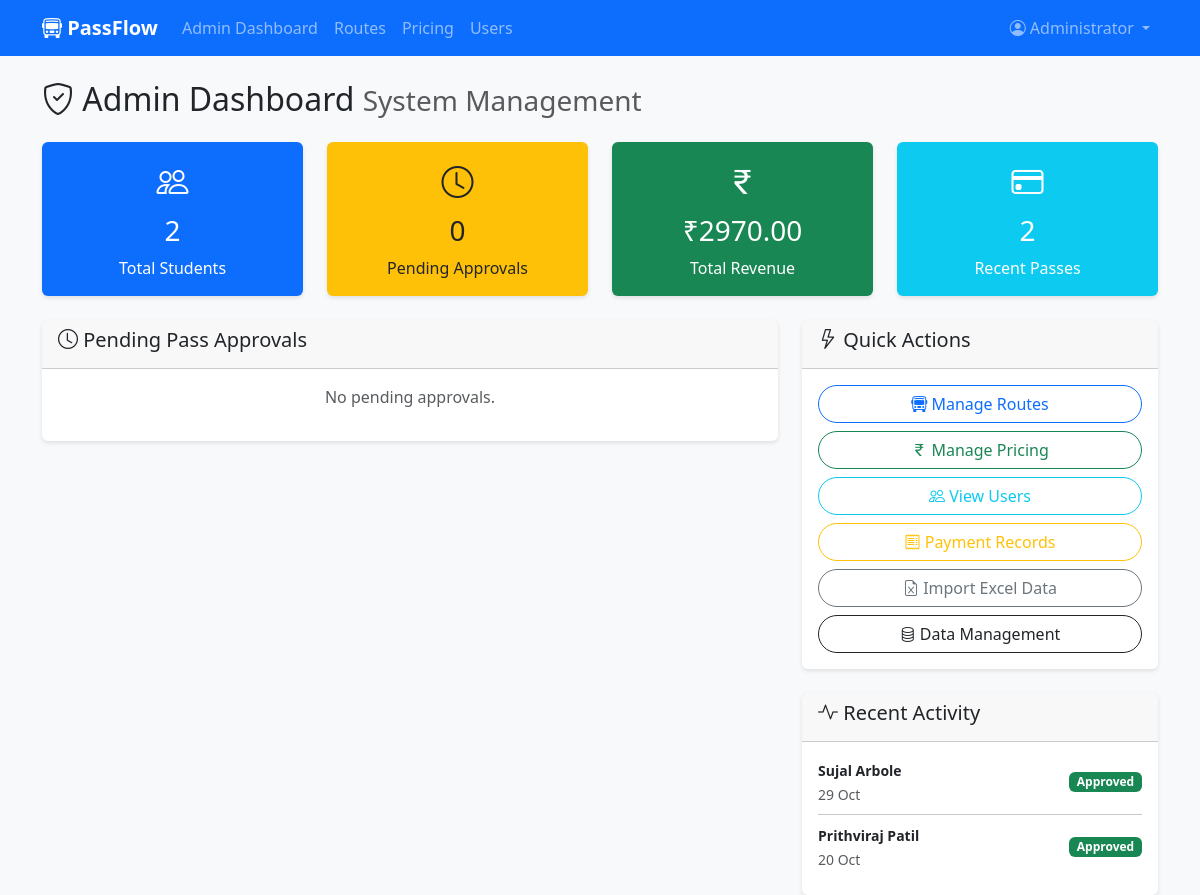
Page /admin (signed in) on the earlier database version.
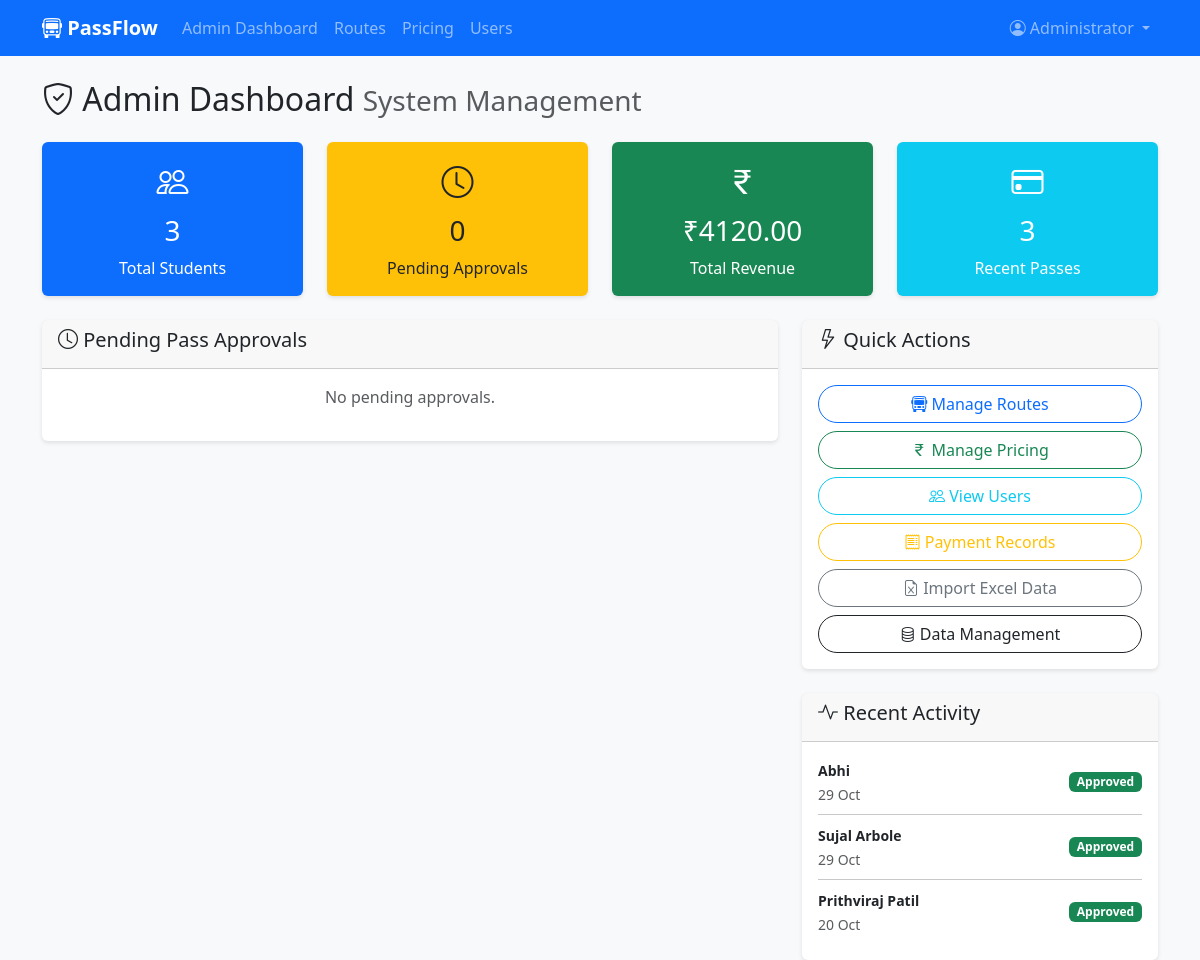
Same page on the later database version.
### app_complete.py (models this page shows)
class Pass(db.Model):
    id = db.Column(db.Integer, primary_key=True)
    user_id = db.Column(db.Integer, db.ForeignKey('user.id'), nullable=False)
    route_id = db.Column(db.Integer, db.ForeignKey('route.id'), nullable=False)
    amount_paid = db.Column(db.Float, nullable=False)
    issue_date = db.Column(db.Date, default=datetime.utcnow().date)
    expiry_date = db.Column(db.Date, nullable=False)
    status = db.Column(db.String(20), default='Pending')  # Pending, Approved, Rejected
    created_at = db.Column(db.DateTime, default=datetime.utcnow)
    payment = db.relationship('Payment', backref='bus_pass', uselist=False)

class User(db.Model):
    id = db.Column(db.Integer, primary_key=True)
    name = db.Column(db.String(100), nullable=False)
    email = db.Column(db.String(120), unique=True, nullable=False)
    phone = db.Column(db.String(15), nullable=False)
    password = db.Column(db.String(255), nullable=False)
    role = db.Column(db.String(20), default='student')  # student or admin
    created_at = db.Column(db.DateTime, default=datetime.utcnow)
    profile = db.relationship('Profile', backref='user', uselist=False, cascade='all, delete-orphan')
    passes = db.relationship('Pass', backref='user', lazy=True, cascade='all, delete-orphan')
    payments = db.relationship('Payment', backref='user', lazy=True, cascade='all, delete-orphan')

### app_complete.py (the view)
    def decorated_function(*args, **kwargs):
        if 'user_id' not in session:
            flash('Please log in to access this page.', 'warning')
            return redirect(url_for('login'))
        user = User.query.get(session['user_id'])
        if not user or user.role != 'admin':
            flash('Admin access required.', 'danger')
            return redirect(url_for('dashboard'))
        return f(*args, **kwargs)

### app_complete.py (called while the page is built)
@app.context_processor
def inject_datetime():
    return {'datetime': datetime, 'date': date}

def admin_required(f):
    def decorated_function(*args, **kwargs):
        if 'user_id' not in session:
            flash('Please log in to access this page.', 'warning')
            return redirect(url_for('login'))
        user = User.query.get(session['user_id'])
        if not user or user.role != 'admin':
            flash('Admin access required.', 'danger')
            return redirect(url_for('dashboard'))
        return f(*args, **kwargs)
    decorated_function.__name__ = f.__name__
    return decorated_function

### templates/admin/dashboard.html (shortened to what the changed rows need)
{% extends "base.html" %}
{% block content %}
<div class="row">
    <div class="col-12">
        <h2 class="mb-4">
            <i class="bi bi-shield-check"></i> Admin Dashboard
            <span class="text-muted small">System Management</span>
        </h2>
    </div>
</div>
<div class="row g-4 mb-4">
    <div class="col-md-3">
        <div class="card text-center bg-primary text-white">
            <div class="card-body">
                <i class="bi bi-people" style="font-size: 2rem;"></i>
                <h3 class="mt-2">{{ total_users }}</h3>
                <p class="mb-0">Total Students</p>
            </div>
        </div>
    </div>
    <div class="col-md-3">
        <div class="card text-center bg-success text-white">
            <div class="card-body">
                <i class="bi bi-currency-rupee" style="font-size: 2rem;"></i>
                <h3 class="mt-2">₹{{ "%.2f"|format(total_revenue) }}</h3>
                <p class="mb-0">Total Revenue</p>
            </div>
        </div>
    </div>
    <div class="col-md-3">
        <div class="card text-center bg-info text-white">
            <div class="card-body">
                <i class="bi bi-credit-card" style="font-size: 2rem;"></i>
                <h3 class="mt-2">{{ recent_passes|length }}</h3>
                <p class="mb-0">Recent Passes</p>
            </div>
        </div>
    </div>
</div>
<div class="row">
    <div class="col-md-4">
        <div class="card mt-4">
            <div class="card-body">
                {% if recent_passes %}
                    {% for pass in recent_passes %}
                    <div class="d-flex justify-content-between align-items-center mb-2">
                        <div>
                            <small><strong>{{ pass.user.name }}</strong></small><br>
                            <small class="text-muted">{{ pass.created_at.strftime('%d %b') }}</small>
                        </div>
                        <span class="badge bg-{{ 'success' if pass.status == 'Approved' else 'warning' if pass.status == 'Pending' else 'danger' }}">
                            {{ pass.status }}
                        </span>
                    </div>
                    {% if not loop.last %}<hr class="my-2">{% endif %}
                    {% endfor %}
                {% else %}
                    <p class="text-muted text-center">No recent activity.</p>
                {% endif %}
            </div>
        </div>
    </div>
</div>
{% endblock %}

Differences in the rows shown:
added Pass: user.name "Abhi", created_at "29 Oct", status "Approved"
Other differences:
{{ total_users }}: "2" → "3"
{{ "%.2f"|format(total_revenue) }}: "2970.00" → "4120.00"
{{ recent_passes|length }}: "2" → "3"
